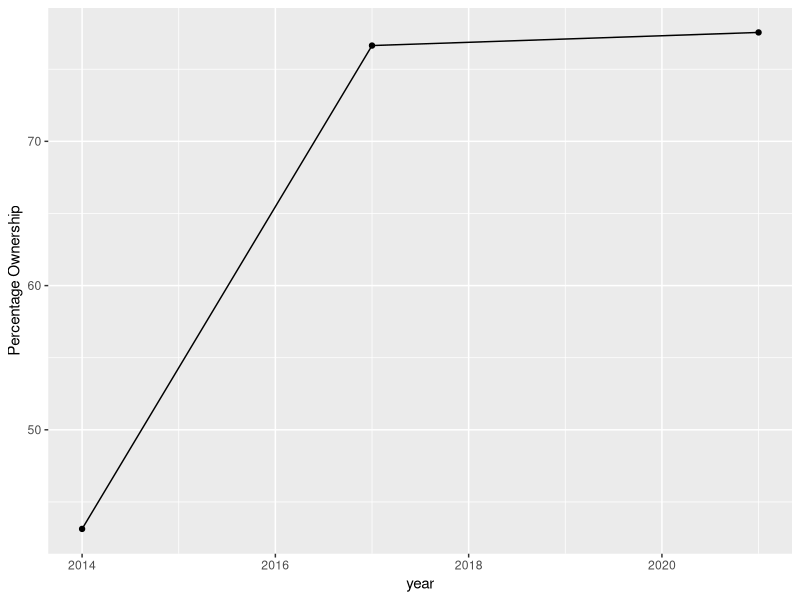
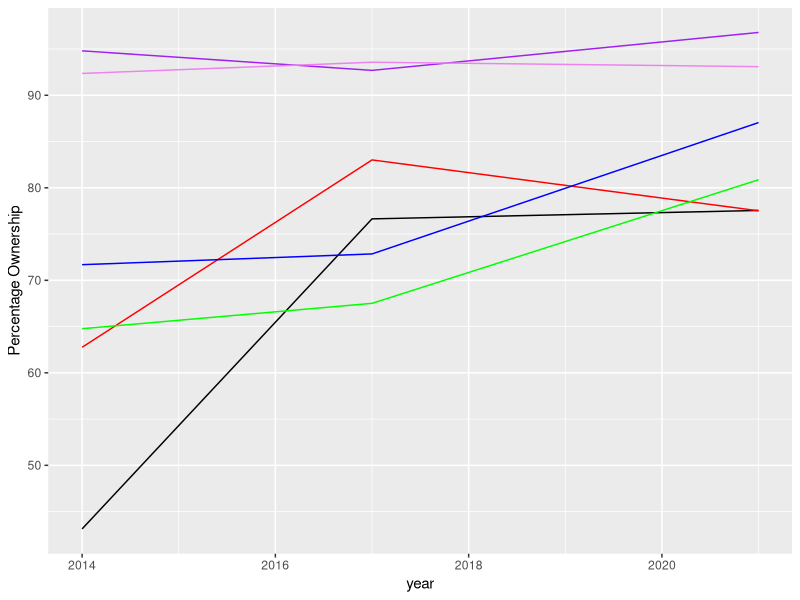
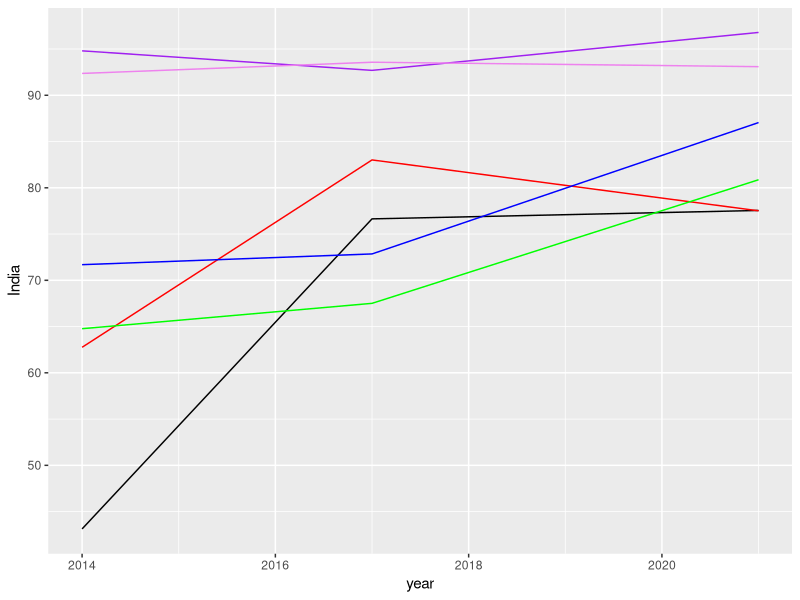
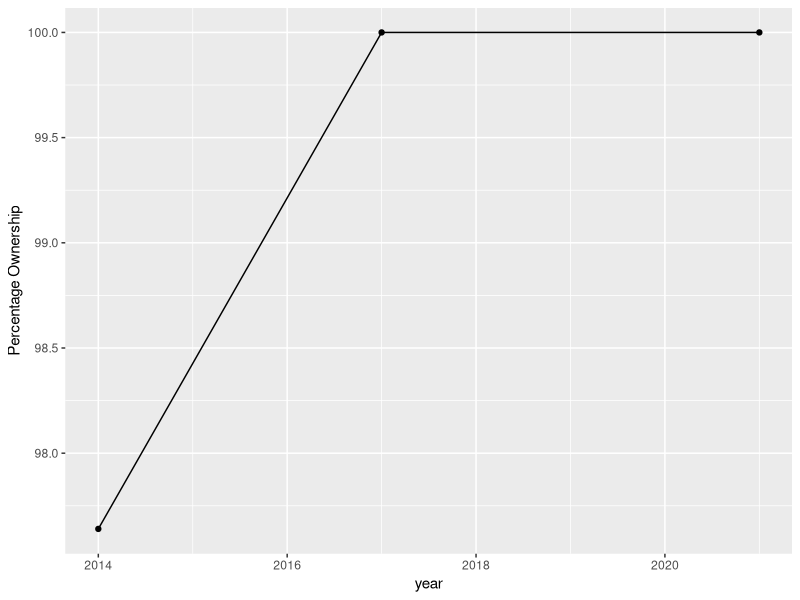
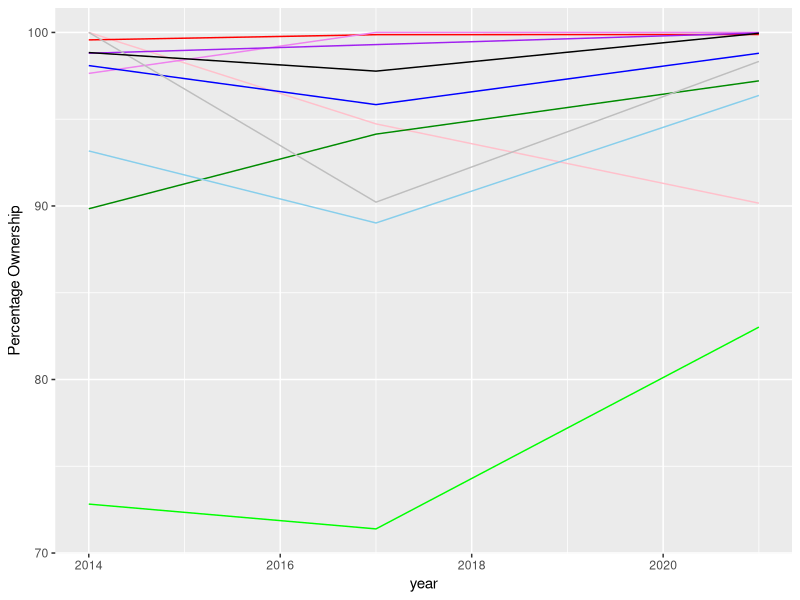
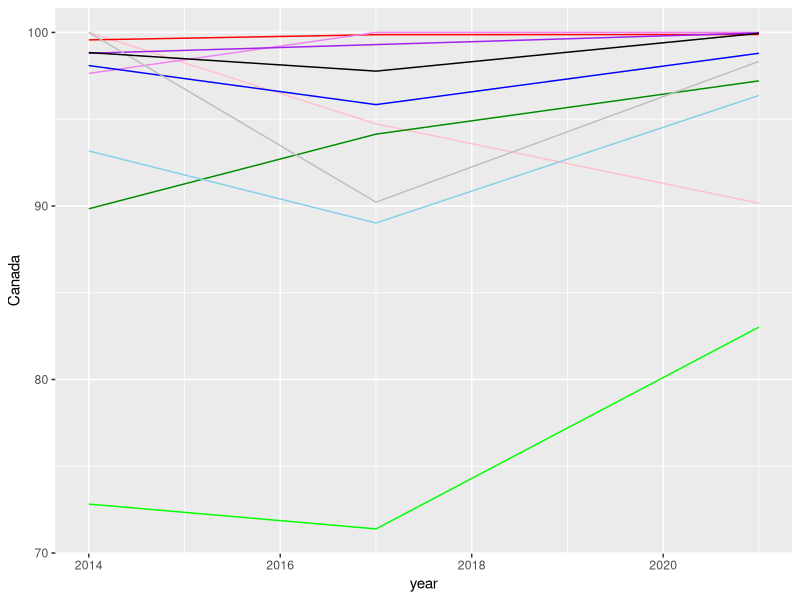

Recreate these plots in R, in order.
## ---- chunk 1
female <- read.csv("female.csv")
head(female)
## ---- chunk 2
library(tidyverse)

female <- female %>%filter(Country.Name == "Brazil" | Country.Name == "India" | Country.Name == "United States")
head(female)
## ---- chunk 3
colnames(female)
## ---- chunk 4
rel_col <- which(colnames(female)=="Country.Name" | colnames(female)== "X2014..YR2014." | colnames(female)== "X2017..YR2017." | colnames(female) == "X2021..YR2021." )
rel_col
## ---- chunk 5
female <- female[rel_col] %>% rename("2014" = 2, "2017" = 3, "2021" = 4)
head(female)
## ---- chunk 6
transpose_f <- data.frame(t(female[-1]))
colnames(transpose_f) <- female[, 1]
head(transpose_f)
## ---- chunk 7
transpose_f$Brazil = as.numeric(transpose_f$Brazil) 
transpose_f$India = as.numeric(transpose_f$India)
transpose_f$"United States" = as.numeric(transpose_f$"United States")
head(transpose_f)
## ---- chunk 8
transpose_f <- transpose_f %>% mutate_if(is.numeric, as.character)
head(transpose_f)
## ---- chunk 9
transpose_f <- transpose_f %>% mutate_if(is.character, as.numeric)
head(transpose_f)
## ---- chunk 10
summarise_each(transpose_f, list(mean))
## ---- chunk 11
transpose_f %>%
  summarise(across(c(Brazil, India, "United States"), list(mean=mean, sd=sd)))
## ---- chunk 12
year <- c(2014, 2017,2021)
p <- ggplot(data=transpose_f, aes(x=year, y=India, group=1)) +
  geom_line()+
  geom_point()
  p + ylab("Percentage Ownership")
## ---- chunk 13
male <- read.csv(file = "male.csv")
male <- male %>%
  filter(Country.Name == "Brazil" | Country.Name == "India" | Country.Name == "United States") 

male <- male[rel_col] %>% 
  rename("2014" = 2, "2017" = 3, "2021" = 4)

transpose_m <- data.frame(t(male[-1]))
colnames(transpose_m) <- male[, 1]

transpose_m$Brazil = as.numeric(as.character(transpose_m$Brazil)) 
transpose_m$India = as.numeric(as.character(transpose_m$India))
transpose_m$"United States" = as.numeric(as.character((transpose_m$"United States")))

head(transpose_m)
## ---- chunk 14
transpose_m <- rename(transpose_m, "Brazil_m" = 1, "India_m" = 2, "United_States_m" = 3)
head(transpose_m)
## ---- chunk 15
transpose_m <- rownames_to_column(transpose_m, var="Year") 
transpose_f <- rownames_to_column(transpose_f, var="Year")

acct_owner_by_gender <- merge(x = transpose_m, y = transpose_f, by = "Year", all.x = TRUE)
acct_owner_by_gender <- rename(acct_owner_by_gender, "United_States" = 7)
head(acct_owner_by_gender)
## ---- chunk 16
gfg_plot <- ggplot(acct_owner_by_gender, aes(x=year)) +  
    geom_line(aes(y = India), color = "black") +
    geom_line(aes(y = India_m), color = "red") +
    geom_line(aes(y = Brazil), color = "green") +
    geom_line(aes(y = Brazil_m), color = "blue") +
    geom_line(aes(y = United_States), color = "purple") +
    geom_line(aes(y = United_States_m), color = "violet") 
    gfg_plot + ylab("Percentage Ownership")
gfg_plot
## ---- chunk 17
primary <- read.csv("primary.csv")
primary <- primary %>%filter(Country.Name == "China" | Country.Name == "Canada" | Country.Name == "Germany" | Country.Name == "United Kingdom" | Country.Name == "Spain")
rel_col <- which(colnames(primary)=="Country.Name" | colnames(primary)== "X2014..YR2014." | colnames(primary)== "X2017..YR2017." | colnames(primary) == "X2021..YR2021." )
primary <- primary[rel_col] %>% rename("2014" = 2, "2017" = 3, "2021" = 4)
transpose_p <- data.frame(t(primary[-1]))
colnames(transpose_p) <- primary[, 1]
transpose_p$China = as.numeric(transpose_p$China) 
transpose_p$Canada = as.numeric(transpose_p$Canada)
transpose_p$Germany = as.numeric(transpose_p$Germany)
transpose_p$"United Kingdom" = as.numeric(transpose_p$"United Kingdom")
transpose_p$Spain = as.numeric(transpose_p$Spain)

transpose_p <- transpose_p %>% mutate_if(is.numeric, as.character)
transpose_p <- transpose_p %>% mutate_if(is.character, as.numeric)
summarise_each(transpose_p, list(mean))
## ---- chunk 18
transpose_p %>%
  summarise(across(c(Canada, China, "United Kingdom", Germany, Spain), list(mean=mean, sd=sd)))
## ---- chunk 19
year <- c(2014, 2017,2021)
p <- ggplot(data=transpose_p, aes(x=year, y=Germany, group=1)) +
  geom_line()+
  geom_point()
  p + ylab("Percentage Ownership")
## ---- chunk 20
secondary <- read.csv(file = "secondary.csv")
secondary <- secondary %>%
  filter(Country.Name == "Germany" | Country.Name == "China" | Country.Name == "United Kingdom" | Country.Name == "Spain" | Country.Name == "Canada") 

secondary <- secondary[rel_col] %>% 
  rename("2014" = 2, "2017" = 3, "2021" = 4)

transpose_s <- data.frame(t(secondary[-1]))
colnames(transpose_s) <- secondary[, 1]

transpose_s$Germany = as.numeric(as.character(transpose_s$Germany)) 
transpose_s$China = as.numeric(as.character(transpose_s$China))
transpose_s$"United Kingdom" = as.numeric(as.character((transpose_s$"United Kingdom")))
transpose_s$Spain = as.numeric(as.character(transpose_s$Spain))
transpose_s$Canada = as.numeric(as.character(transpose_s$Canada))

head(transpose_s)
## ---- chunk 21
transpose_s <- rename(transpose_s, "Canada_s" = 1, "China_s" = 2, "Germany_s" = 3, "Spain_s" = 4, "United_Kingdom_s" = 5)
head(transpose_s)
## ---- chunk 22
transpose_s <- rownames_to_column(transpose_s, var="Year") 
transpose_p <- rownames_to_column(transpose_p, var="Year")

acct_owner_by_gender <- merge(x = transpose_s, y = transpose_p, by = "Year", all.x = TRUE)
acct_owner_by_gender <- rename(acct_owner_by_gender, "United_Kingdom" = 11)
head(acct_owner_by_gender)
## ---- chunk 23
gfg_plot <- ggplot(acct_owner_by_gender, aes(x=year)) +  
    geom_line(aes(y = Canada), color = "pink") +
    geom_line(aes(y = Canada_s), color = "red") +
    geom_line(aes(y = China), color = "green") +
    geom_line(aes(y = China_s), color = "green4") +
    geom_line(aes(y = Germany), color = "violet") +
    geom_line(aes(y = Germany_s), color = "purple") +
    geom_line(aes(y = Spain), color = "skyblue") +
    geom_line(aes(y = Spain_s), color = "blue") +
    geom_line(aes(y = United_Kingdom), color = "gray") +
    geom_line(aes(y = United_Kingdom_s), color = "black")
    gfg_plot + ylab("Percentage Ownership")
gfg_plot
